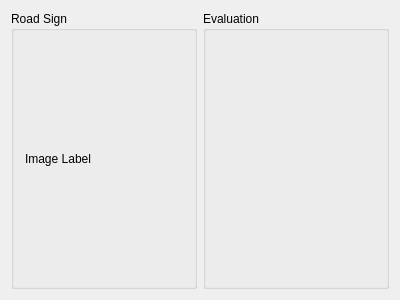
<?xml version="1.0" encoding="UTF-8"?>
<ui version="4.0">
 <class>DisplayWidget</class>
 <widget class="QWidget" name="DisplayWidget">
  <property name="geometry">
   <rect>
    <x>0</x>
    <y>0</y>
    <width>400</width>
    <height>300</height>
   </rect>
  </property>
  <property name="windowTitle">
   <string>DisplayWidget</string>
  </property>
  <layout class="QHBoxLayout" name="horizontalLayout">
   <item>
    <widget class="QGroupBox" name="groupBox">
     <property name="title">
      <string>Road Sign</string>
     </property>
     <layout class="QHBoxLayout" name="horizontalLayout_3">
      <item>
       <widget class="QLabel" name="image">
        <property name="text">
         <string>Image Label</string>
        </property>
       </widget>
      </item>
     </layout>
    </widget>
   </item>
   <item>
    <widget class="QGroupBox" name="groupBox_2">
     <property name="title">
      <string>Evaluation</string>
     </property>
     <layout class="QVBoxLayout" name="verticalLayout">
      <item>
       <widget class="QCustomPlot" name="customPlot" native="true"/>
      </item>
     </layout>
    </widget>
   </item>
  </layout>
 </widget>
 <layoutdefault spacing="6" margin="11"/>
 <customwidgets>
  <customwidget>
   <class>QCustomPlot</class>
   <extends>QWidget</extends>
   <header>qcustomplot.h</header>
   <container>1</container>
  </customwidget>
 </customwidgets>
 <resources/>
 <connections/>
</ui>
